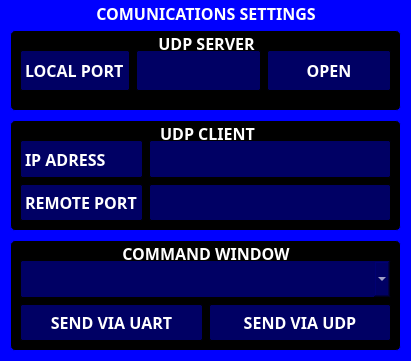
   <widget class="QGroupBox" name="COMMUNICATIONS">
    <property name="geometry">
     <rect>
      <x>20</x>
      <y>10</y>
      <width>411</width>
      <height>361</height>
     </rect>
    </property>
    <property name="font">
     <font>
      <family>Rubik</family>
      <pointsize>12</pointsize>
      <italic>false</italic>
      <bold>true</bold>
     </font>
    </property>
    <property name="styleSheet">
     <string notr="true">QGroupBox {
    border: 1px solid gray;
    border-color: blue;
    border-radius: 5px;
	background-color: rgb(0, 0, 255);
	font: 700 12pt &quot;Rubik&quot;;
	color: rgb(255, 255, 255);
}</string>
    </property>
    <property name="title">
     <string>COMUNICATIONS SETTINGS</string>
    </property>
    <property name="alignment">
     <set>Qt::AlignCenter</set>
    </property>
    <property name="flat">
     <bool>false</bool>
    </property>
    <property name="checkable">
     <bool>false</bool>
    </property>
    <widget class="QGroupBox" name="UDPSERVER">
     <property name="geometry">
      <rect>
       <x>10</x>
       <y>30</y>
       <width>391</width>
       <height>81</height>
      </rect>
     </property>
     <property name="font">
      <font>
       <family>Rubik</family>
       <pointsize>12</pointsize>
       <italic>false</italic>
       <bold>true</bold>
      </font>
     </property>
     <property name="styleSheet">
      <string notr="true">background-color: rgb(0, 0, 0);
font: 700 12pt &quot;Rubik&quot;;</string>
     </property>
     <property name="title">
      <string>UDP SERVER</string>
     </property>
     <property name="alignment">
      <set>Qt::AlignCenter</set>
     </property>
     <widget class="QWidget" name="horizontalLayoutWidget">
      <property name="geometry">
       <rect>
        <x>10</x>
        <y>20</y>
        <width>371</width>
        <height>41</height>
       </rect>
      </property>
      <layout class="QHBoxLayout" name="horizontalLayout">
       <item>
        <widget class="QLabel" name="label_14">
         <property name="sizePolicy">
          <sizepolicy hsizetype="Preferred" vsizetype="Expanding">
           <horstretch>0</horstretch>
           <verstretch>0</verstretch>
          </sizepolicy>
         </property>
         <property name="font">
          <font>
           <family>Rubik</family>
           <pointsize>12</pointsize>
           <italic>false</italic>
           <bold>true</bold>
          </font>
         </property>
         <property name="styleSheet">
          <string notr="true">border: 1px solid gray;
border-color: black;
border-radius: 2px;
background-color: rgb(0, 0, 100);
color: rgb(255, 255, 255);</string>
         </property>
         <property name="text">
          <string>LOCAL PORT</string>
         </property>
        </widget>
       </item>
       <item>
        <widget class="QLineEdit" name="lineEditLocalPort">
         <property name="sizePolicy">
          <sizepolicy hsizetype="Expanding" vsizetype="Expanding">
           <horstretch>0</horstretch>
           <verstretch>0</verstretch>
          </sizepolicy>
         </property>
         <property name="styleSheet">
          <string notr="true">border: 1px solid gray;
border-color: black;
border-radius: 2px;
background-color: rgb(0, 0, 100);
color: rgb(255, 255, 255);
font:  12pt &quot;Rubik&quot;;</string>
         </property>
         <property name="alignment">
          <set>Qt::AlignCenter</set>
         </property>
        </widget>
       </item>
       <item>
        <widget class="QPushButton" name="pushButtonUdpOpen">
         <property name="sizePolicy">
          <sizepolicy hsizetype="Expanding" vsizetype="Expanding">
           <horstretch>0</horstretch>
           <verstretch>0</verstretch>
          </sizepolicy>
         </property>
         <property name="font">
          <font>
           <family>Rubik</family>
           <pointsize>12</pointsize>
           <italic>false</italic>
           <bold>true</bold>
          </font>
         </property>
         <property name="styleSheet">
          <string notr="true">border: 1px solid gray;
border-color: black;
border-radius: 2px;
background-color: rgb(0, 0, 100);
color: rgb(255, 255, 255);</string>
         </property>
         <property name="text">
          <string>OPEN</string>
         </property>
        </widget>
       </item>
      </layout>
     </widget>
    </widget>
    <widget class="QGroupBox" name="UDPCLIENT">
     <property name="geometry">
      <rect>
       <x>10</x>
       <y>120</y>
       <width>391</width>
       <height>111</height>
      </rect>
     </property>
     <property name="font">
      <font>
       <family>Rubik</family>
       <pointsize>12</pointsize>
       <italic>false</italic>
       <bold>true</bold>
      </font>
     </property>
     <property name="styleSheet">
      <string notr="true">background-color: rgb(0, 0, 0);
font: 700 12pt &quot;Rubik&quot;;</string>
     </property>
     <property name="title">
      <string>UDP CLIENT</string>
     </property>
     <property name="alignment">
      <set>Qt::AlignCenter</set>
     </property>
     <widget class="QWidget" name="gridLayoutWidget">
      <property name="geometry">
       <rect>
        <x>10</x>
        <y>20</y>
        <width>371</width>
        <height>81</height>
       </rect>
      </property>
      <layout class="QGridLayout" name="gridLayout">
       <item row="0" column="0">
        <widget class="QLabel" name="label_15">
         <property name="sizePolicy">
          <sizepolicy hsizetype="Preferred" vsizetype="Expanding">
           <horstretch>0</horstretch>
           <verstretch>0</verstretch>
          </sizepolicy>
         </property>
         <property name="font">
          <font>
           <family>Rubik</family>
           <pointsize>12</pointsize>
           <italic>false</italic>
           <bold>true</bold>
          </font>
         </property>
         <property name="styleSheet">
          <string notr="true">border: 1px solid gray;
border-color: black;
border-radius: 2px;
background-color: rgb(0, 0, 100);
color: rgb(255, 255, 255);</string>
         </property>
         <property name="text">
          <string>IP ADRESS</string>
         </property>
        </widget>
       </item>
       <item row="0" column="1">
        <widget class="QLineEdit" name="lineEditIP">
         <property name="sizePolicy">
          <sizepolicy hsizetype="Expanding" vsizetype="Expanding">
           <horstretch>0</horstretch>
           <verstretch>0</verstretch>
          </sizepolicy>
         </property>
         <property name="styleSheet">
          <string notr="true">border: 1px solid gray;
border-color: black;
border-radius: 2px;
background-color: rgb(0, 0, 100);
color: rgb(255, 255, 255);
font: 12pt &quot;Rubik&quot;;</string>
         </property>
         <property name="readOnly">
          <bool>true</bool>
         </property>
        </widget>
       </item>
       <item row="1" column="0">
        <widget class="QLabel" name="label_16">
         <property name="sizePolicy">
          <sizepolicy hsizetype="Preferred" vsizetype="Expanding">
           <horstretch>0</horstretch>
           <verstretch>0</verstretch>
          </sizepolicy>
         </property>
         <property name="font">
          <font>
           <family>Rubik</family>
           <pointsize>12</pointsize>
           <italic>false</italic>
           <bold>true</bold>
          </font>
         </property>
         <property name="styleSheet">
          <string notr="true">border: 1px solid gray;
border-color: black;
border-radius: 2px;
background-color: rgb(0, 0, 100);
color: rgb(255, 255, 255);</string>
         </property>
         <property name="text">
          <string>REMOTE PORT</string>
         </property>
        </widget>
       </item>
       <item row="1" column="1">
        <widget class="QLineEdit" name="lineEditPort">
         <property name="sizePolicy">
          <sizepolicy hsizetype="Expanding" vsizetype="Expanding">
           <horstretch>0</horstretch>
           <verstretch>0</verstretch>
          </sizepolicy>
         </property>
         <property name="styleSheet">
          <string notr="true">border: 1px solid gray;
border-color: black;
border-radius: 2px;
background-color: rgb(0, 0, 100);
color: rgb(255, 255, 255);
font: 12pt &quot;Rubik&quot;;</string>
         </property>
         <property name="readOnly">
          <bool>true</bool>
         </property>
        </widget>
       </item>
      </layout>
     </widget>
    </widget>
    <widget class="QGroupBox" name="COMMAND">
     <property name="geometry">
      <rect>
       <x>10</x>
       <y>240</y>
       <width>391</width>
       <height>111</height>
      </rect>
     </property>
     <property name="font">
      <font>
       <family>Rubik</family>
       <pointsize>12</pointsize>
       <italic>false</italic>
       <bold>true</bold>
      </font>
     </property>
     <property name="accessibleName">
      <string extracomment="Segoe UI,9,-1,5,400,0,0,0,0,0,0,0,0,0,0,1"/>
     </property>
     <property name="styleSheet">
      <string notr="true">background-color: rgb(0, 0, 0);</string>
     </property>
     <property name="title">
      <string>COMMAND WINDOW</string>
     </property>
     <property name="alignment">
      <set>Qt::AlignCenter</set>
     </property>
     <widget class="QWidget" name="gridLayoutWidget_2">
      <property name="geometry">
       <rect>
        <x>10</x>
        <y>20</y>
        <width>371</width>
        <height>81</height>
       </rect>
      </property>
      <layout class="QGridLayout" name="gridLayout_2">
       <property name="leftMargin">
        <number>0</number>
       </property>
       <property name="rightMargin">
        <number>0</number>
       </property>
       <item row="1" column="0">
        <widget class="QPushButton" name="pushButtonSend">
         <property name="sizePolicy">
          <sizepolicy hsizetype="Minimum" vsizetype="Expanding">
           <horstretch>0</horstretch>
           <verstretch>0</verstretch>
          </sizepolicy>
         </property>
         <property name="font">
          <font>
           <family>Rubik</family>
           <pointsize>12</pointsize>
           <italic>false</italic>
           <bold>true</bold>
          </font>
         </property>
         <property name="styleSheet">
          <string notr="true">border: 1px solid gray;
border-color: black;
border-radius: 2px;
background-color: rgb(0, 0, 100);
color: rgb(255, 255, 255);
font: 700 12pt &quot;Rubik&quot;;</string>
         </property>
         <property name="text">
          <string>SEND VIA UART</string>
         </property>
        </widget>
       </item>
       <item row="1" column="1">
        <widget class="QPushButton" name="pushButtonSend_2">
         <property name="sizePolicy">
          <sizepolicy hsizetype="Minimum" vsizetype="Expanding">
           <horstretch>0</horstretch>
           <verstretch>0</verstretch>
          </sizepolicy>
         </property>
         <property name="font">
          <font>
           <family>Rubik</family>
           <pointsize>12</pointsize>
           <italic>false</italic>
           <bold>true</bold>
          </font>
         </property>
         <property name="styleSheet">
          <string notr="true">border: 1px solid gray;
border-color: black;
border-radius: 2px;
background-color: rgb(0, 0, 100);
color: rgb(255, 255, 255);
font: 700 12pt &quot;Rubik&quot;;</string>
         </property>
         <property name="text">
          <string>SEND VIA UDP</string>
         </property>
        </widget>
       </item>
       <item row="0" column="0" colspan="2">
        <widget class="QComboBox" name="comboBoxCom">
         <property name="sizePolicy">
          <sizepolicy hsizetype="Preferred" vsizetype="Expanding">
           <horstretch>0</horstretch>
           <verstretch>0</verstretch>
          </sizepolicy>
         </property>
         <property name="font">
          <font>
           <family>Rubik</family>
           <pointsize>12</pointsize>
           <italic>false</italic>
           <bold>false</bold>
          </font>
         </property>
         <property name="styleSheet">
          <string notr="true">border: 1px solid gray;
border-color: black;
border-radius: 2px;
background-color: rgb(0, 0, 100);
color: rgb(255, 255, 255);
font: 12pt &quot;Rubik&quot;;</string>
         </property>
        </widget>
       </item>
      </layout>
     </widget>
    </widget>
   </widget>
